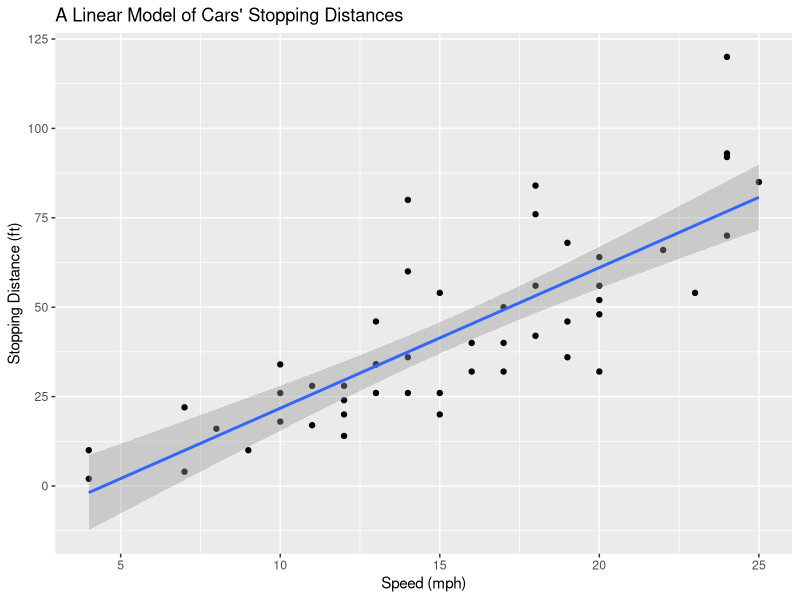

R code for this plot:
library(datasets)
library(ggplot2)


str(cars)
summary(cars)
head(cars)

lm1 <- lm(dist ~ speed, data = cars)
summary(lm1)

cars.plot <- ggplot(cars, aes(x = speed, y = dist))

cars.plot + geom_point() + stat_smooth(method=lm) + ggtitle("A Linear Model of Cars' Stopping Distances") + xlab("Speed (mph)") + ylab("Stopping Distance (ft)")
